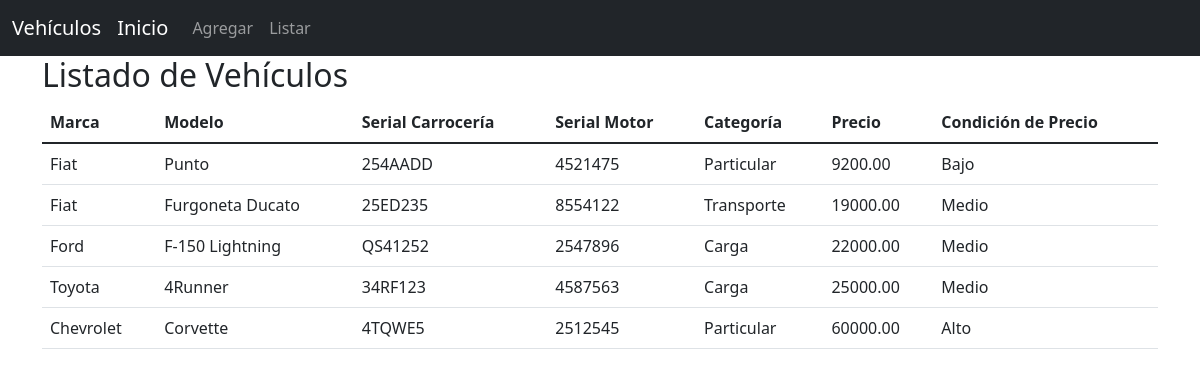
The app's page /vehiculo/vehiculo/listar/ (signed in) with its own data.
### vehiculo/models.py (models this page shows, shortened)
class Vehiculo(models.Model):
    MARCAS = [
        ('Fiat', 'Fiat'),
        ('Chevrolet', 'Chevrolet'),
        ('Ford', 'Ford'),
        ('Toyota', 'Toyota')
    ]
    CATEGORIAS = [
        ('Particular', 'Particular'),
        ('Transporte', 'Transporte'),
        ('Carga', 'Carga'),
    ]
    marca = models.CharField(max_length=20, choices=MARCAS, default='Ford')
    modelo = models.CharField(max_length=100)
    serial_carroceria = models.CharField(max_length=50)
    serial_motor = models.CharField(max_length=50)
    categoria = models.CharField(max_length=20, choices=CATEGORIAS, default='Particular')
    precio = models.DecimalField(max_digits=10, decimal_places=2)
    fecha_creacion = models.DateTimeField(auto_now_add=True)
    fecha_modificacion = models.DateTimeField(auto_now=True)
    class Meta:
        permissions = [
            ('visualizar_catalogo', 'Puede visualizar Catálogo de Vehículos'),
            ('agregar_vehiculo', 'Puede agregar Vehículos'),
        ]

### vehiculo/views.py (the view)
# urls.py: path('vehiculo/listar/', listar_vehiculos, name='listar_vehiculos'),
@login_required  # usuarios autenticados puedan acceder
def listar_vehiculos(request):
    vehiculos = Vehiculo.objects.all()  # Obtiene todos los vehículos
    precios = []
    for vehiculo in vehiculos:
        if vehiculo.precio < 10000:
            precios.append((vehiculo, 'Bajo'))
        elif 10000 <= vehiculo.precio <= 30000:
            precios.append((vehiculo, 'Medio'))
        else:
            precios.append((vehiculo, 'Alto'))
    return render(request, 'vehiculo/listar_vehiculos.html', {'precios': precios})

### vehiculo/templates/vehiculo/listar_vehiculos.html
{% extends 'base.html' %}
{% block content %}
    <h2>Listado de Vehículos</h2>
    <table class="table">
        <thead>
            <tr>
                <th>Marca</th>
                <th>Modelo</th>
                <th>Serial Carrocería</th>
                <th>Serial Motor</th>
                <th>Categoría</th>
                <th>Precio</th>
                <th>Condición de Precio</th>
            </tr>
        </thead>
        <tbody>
            {% for vehiculo, condicion in precios %}
                <tr>
                    <td>{{ vehiculo.marca }}</td>
                    <td>{{ vehiculo.modelo }}</td>
                    <td>{{ vehiculo.serial_carroceria }}</td>
                    <td>{{ vehiculo.serial_motor }}</td>
                    <td>{{ vehiculo.categoria }}</td>
                    <td>{{ vehiculo.precio }}</td>
                    <td>{{ condicion }}</td>
                </tr>
            {% empty %}
                <tr>
                    <td colspan="7">No hay vehículos disponibles.</td>
                </tr>
            {% endfor %}
        </tbody>
    </table>
{% endblock %}

### vehiculo/templates/base.html (shortened to what this page needs)
<!DOCTYPE html>
<html lang="es">
<head>
    <link href="https://cdn.jsdelivr.net/npm/bootstrap@5.1.1/dist/css/bootstrap.min.css" rel="stylesheet">
</head>
<body>
    <nav class="navbar navbar-expand-lg navbar-dark bg-dark">
        <div class="container-fluid">
            <a class="navbar-brand" href="{% url 'index' %}">Vehículos</a>
            <a class="navbar-brand" href="{% url 'index' %}">Inicio</a>
            <div class="collapse navbar-collapse" id="navbarNav">
                <ul class="navbar-nav">
                    <li class="nav-item">
                        <a class="nav-link" href="{% url 'agregar_vehiculo' %}">Agregar</a>
                    </li>
                    <li class="nav-item">
                        <a class="nav-link" href="{% url 'listar_vehiculos' %}">Listar</a>
                    </li>
                </ul>
            </div>
        </div>
    </nav>
    <div class="container">
        {% block content %}
        {% endblock %}
    </div>
</body>
</html>

### records on screen
Vehiculo: marca "Fiat", modelo "Punto", serial_carroceria "254AADD", serial_motor "4521475", categoria "Particular", precio "9200.00", condicion "Bajo"
Vehiculo: marca "Fiat", modelo "Furgoneta Ducato", serial_carroceria "25ED235", serial_motor "8554122", categoria "Transporte", precio "19000.00", condicion "Medio"
Vehiculo: marca "Ford", modelo "F-150 Lightning", serial_carroceria "QS41252", serial_motor "2547896", categoria "Carga", precio "22000.00", condicion "Medio"
Vehiculo: marca "Toyota", modelo "4Runner", serial_carroceria "34RF123", serial_motor "4587563", categoria "Carga", precio "25000.00", condicion "Medio"
Vehiculo: marca "Chevrolet", modelo "Corvette", serial_carroceria "4TQWE5", serial_motor "2512545", categoria "Particular", precio "60000.00", condicion "Alto"
